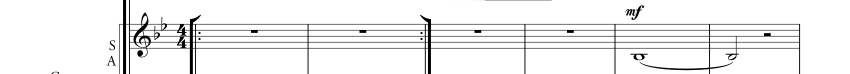
#> input picture tools/omr-server/tests/fixtures/xhead_calibration/page01_char_CoSA_sys0_crop.png, 1700 x 147 px (shown at 1/2 size)
$ python debug_x_detailed.py
#> lines starting #> are read from the running program, lines starting #| are printed output that depends on the picture; after the words box and inside, x2 and y2 are one past the last pixel; in counts of white or black regions, pixels touching at a corner belong together
### tools/omr-server/core/staff_cropper.py
"""Thin coordinator: extracts vocal staves from sheet music images.

Delegates detection to staff_detector and label assignment to label_ocr.
"""

import logging
from typing import Optional

import cv2
import numpy as np

from core.staff_detector import (
    _binarize,
    _crop_single_staff,
    _detect_staff_line_rows,
    _find_staff_start_x,
    _group_into_staves,
    _group_staff_lines,
    _group_staves_into_systems,
    _select_lead_sheet_vocal_staves,
    _to_gray,
)
from core.label_ocr import _assign_labels_by_position

log = logging.getLogger("staff_cropper")


def _make_x_template(size: int) -> np.ndarray:
    """Create a synthetic × template of the given size."""
    template = np.zeros((size, size), np.uint8)
    thickness = max(1, size // 6)
    cv2.line(template, (0, 0), (size - 1, size - 1), 255, thickness)
    cv2.line(template, (size - 1, 0), (0, size - 1), 255, thickness)
    return template


# [410 lines left out: functions _estimate_staff_spacing, _build_staff_mask, enhance_for_omr, replace_x_noteheads, crop_vocal_staff, crop_all_vocal_staves and 1 more, not called in this run]

### tools/omr-server/debug_x_detailed.py
#!/usr/bin/env python3
"""Detailed debug to see ALL scores >= 0.50 for sys0."""

import cv2
import numpy as np
from pathlib import Path
from core.staff_cropper import _make_x_template

crop_path = Path("tests/fixtures/xhead_calibration/page01_char_CoSA_sys0_crop.png")
img = cv2.imread(str(crop_path))
#> img is the input picture: shape (147, 1700, 3); min 0, max 255, mean 240.1
gray = cv2.cvtColor(img, cv2.COLOR_BGR2GRAY)
_, binary = cv2.threshold(gray, 0, 255, cv2.THRESH_BINARY_INV + cv2.THRESH_OTSU)
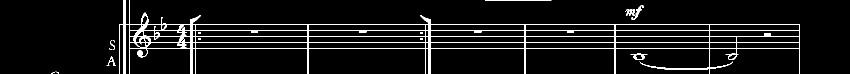
#> binary: shape (147, 1700) (shown at 1/2 size); 5.6% white; 15 white regions (8 under 20 px), largest, box (x1, y1, x2, y2) and area: (238, 0, 1600, 147) 13099, (1263, 11, 1288, 40) 166, (1261, 107, 1295, 120) 159

print(f"Checking {crop_path.name}:")
for size in (8, 9, 10, 11, 12, 13, 14, 15):
    template = _make_x_template(size)
    res = cv2.matchTemplate(binary, template, cv2.TM_CCOEFF_NORMED)
    locs_50 = np.where(res >= 0.50)
    count_50 = len(locs_50[0])
    if count_50 > 0:
        print(f"  size {size}: {count_50} matches >= 0.50, max = {np.max(res):.4f}")
#> this loop made 8 passes
#> pass 1, `res = cv2.matchTemplate(binary, template, cv2.TM_CCOEFF_NORMED)`:
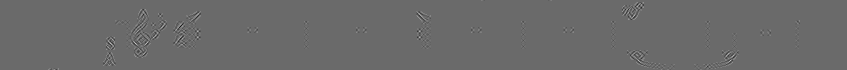
#> res: shape (140, 1693) float32 (shown at 1/2 size); min -0.32, max 0.447, mean 0.000162; drawn with min black and max white

$ run again, with tools/omr-server/tests/fixtures/xhead_calibration/page01_char_CoSA_sys1_crop.png copied over tools/omr-server/tests/fixtures/xhead_calibration/page01_char_CoSA_sys0_crop.png
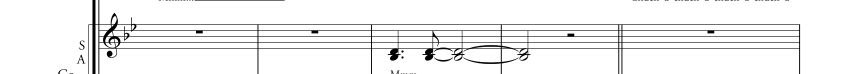
#> input picture tools/omr-server/tests/fixtures/xhead_calibration/page01_char_CoSA_sys1_crop.png, 1700 x 148 px (shown at 1/2 size)
#> img is the input picture: shape (148, 1700, 3); min 0, max 255, mean 240.6
#> `_, binary = cv2.threshold(gray, 0, 255, cv2.THRESH_BINARY_INV + cv2.TH..`:
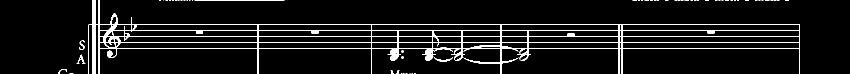
#> binary: shape (148, 1700) (shown at 1/2 size); 8.2% white in thin lines or dots, all inside (x1, y1, x2, y2) = (116, 0, 1600, 148)
#> the loop `for size in (8, 9, 10, 11, 12, 13, 14, 15):` made 8 passes
#> pass 1, `res = cv2.matchTemplate(binary, template, cv2.TM_CCOEFF_NORMED)`:
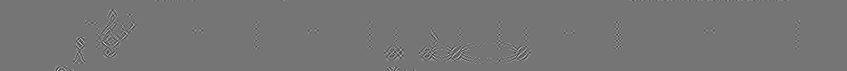
#> res: shape (141, 1693) float32 (shown at 1/2 size); min -0.309, max 0.362, mean 0.000133; drawn with min black and max white

$ run again, with tools/omr-server/tests/fixtures/xhead_calibration/page01_char_CoSA_sys2_crop.png copied over tools/omr-server/tests/fixtures/xhead_calibration/page01_char_CoSA_sys0_crop.png
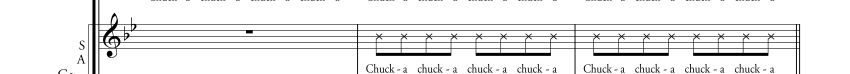
#> input picture tools/omr-server/tests/fixtures/xhead_calibration/page01_char_CoSA_sys2_crop.png, 1700 x 147 px (shown at 1/2 size)
#> img is the input picture: shape (147, 1700, 3); min 0, max 255, mean 236.3
#> `_, binary = cv2.threshold(gray, 0, 255, cv2.THRESH_BINARY_INV + cv2.TH..`:
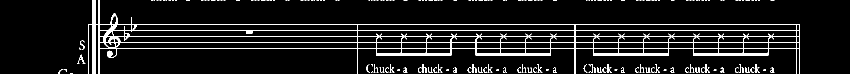
#> binary: shape (147, 1700) (shown at 1/2 size); 7.1% white; 181 white regions (124 under 20 px), largest, box (x1, y1, x2, y2) and area: (177, 0, 1600, 147) 15028, (154, 109, 171, 127) 72, (844, 128, 854, 145) 62
#> the loop `for size in (8, 9, 10, 11, 12, 13, 14, 15):` made 8 passes
#> (locs_50, count_50) on passes 1 to 8: (16 positions, rows 69 to 69, columns 755 to 1539, 16), ((empty array, empty array), 0), (28 positions, rows 68 to 68, columns 754 to 1538, 28), ((empty array, empty array), 0), ((empty array, empty array), 0), ((empty array, empty array), 0), ((empty array, empty array), 0), ((empty array, empty array), 0)
#> (printed output is left out)
